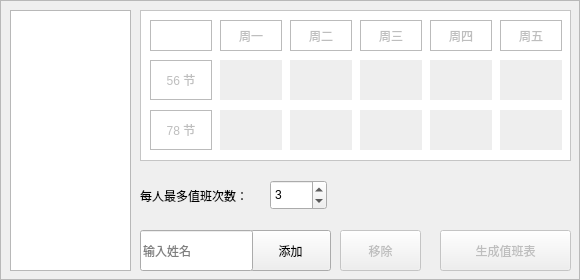
<?xml version="1.0" encoding="UTF-8"?>
<ui version="4.0">
 <class>widget</class>
 <widget class="QWidget" name="widget">
  <property name="geometry">
   <rect>
    <x>0</x>
    <y>0</y>
    <width>580</width>
    <height>280</height>
   </rect>
  </property>
  <property name="contextMenuPolicy">
   <enum>Qt::DefaultContextMenu</enum>
  </property>
  <property name="windowTitle">
   <string>网园无课表生成器</string>
  </property>
  <property name="windowOpacity">
   <double>0.900000000000000</double>
  </property>
  <widget class="QFrame" name="box_edit">
   <property name="geometry">
    <rect>
     <x>0</x>
     <y>0</y>
     <width>580</width>
     <height>280</height>
    </rect>
   </property>
   <property name="frameShape">
    <enum>QFrame::StyledPanel</enum>
   </property>
   <property name="frameShadow">
    <enum>QFrame::Raised</enum>
   </property>
   <widget class="QFrame" name="box_select">
    <property name="enabled">
     <bool>false</bool>
    </property>
    <property name="geometry">
     <rect>
      <x>140</x>
      <y>10</y>
      <width>431</width>
      <height>151</height>
     </rect>
    </property>
    <property name="styleSheet">
     <string notr="true">QFrame {
	background-color: white
}
QFrame QPushButton {
	background-color: #eee;
	border: none;
}
QFrame QPushButton::checked {
	background-color:rgb(160, 200, 160);
	border: 2px solid #08F;
	image: url(:/checked.png);
}
QFrame QPushButton::hover {
	border: 2px solid #0AF;
}</string>
    </property>
    <property name="frameShape">
     <enum>QFrame::StyledPanel</enum>
    </property>
    <property name="frameShadow">
     <enum>QFrame::Raised</enum>
    </property>
    <widget class="QLabel" name="label_6">
     <property name="geometry">
      <rect>
       <x>220</x>
       <y>10</y>
       <width>62</width>
       <height>31</height>
      </rect>
     </property>
     <property name="styleSheet">
      <string notr="true">border: 1px solid #bbb;</string>
     </property>
     <property name="text">
      <string>周三</string>
     </property>
     <property name="alignment">
      <set>Qt::AlignCenter</set>
     </property>
    </widget>
    <widget class="QLabel" name="label_2">
     <property name="geometry">
      <rect>
       <x>10</x>
       <y>10</y>
       <width>62</width>
       <height>31</height>
      </rect>
     </property>
     <property name="styleSheet">
      <string notr="true">border: 1px solid #bbb;</string>
     </property>
     <property name="text">
      <string/>
     </property>
     <property name="alignment">
      <set>Qt::AlignCenter</set>
     </property>
    </widget>
    <widget class="QLabel" name="label_3">
     <property name="geometry">
      <rect>
       <x>10</x>
       <y>50</y>
       <width>62</width>
       <height>40</height>
      </rect>
     </property>
     <property name="styleSheet">
      <string notr="true">border: 1px solid #bbb;</string>
     </property>
     <property name="text">
      <string>56 节</string>
     </property>
     <property name="alignment">
      <set>Qt::AlignCenter</set>
     </property>
    </widget>
    <widget class="QLabel" name="label_5">
     <property name="geometry">
      <rect>
       <x>150</x>
       <y>10</y>
       <width>62</width>
       <height>31</height>
      </rect>
     </property>
     <property name="styleSheet">
      <string notr="true">border: 1px solid #bbb;</string>
     </property>
     <property name="text">
      <string>周二</string>
     </property>
     <property name="alignment">
      <set>Qt::AlignCenter</set>
     </property>
    </widget>
    <widget class="QLabel" name="label">
     <property name="geometry">
      <rect>
       <x>80</x>
       <y>10</y>
       <width>62</width>
       <height>31</height>
      </rect>
     </property>
     <property name="styleSheet">
      <string notr="true">border: 1px solid #bbb;</string>
     </property>
     <property name="text">
      <string>周一</string>
     </property>
     <property name="alignment">
      <set>Qt::AlignCenter</set>
     </property>
    </widget>
    <widget class="QLabel" name="label_8">
     <property name="geometry">
      <rect>
       <x>360</x>
       <y>10</y>
       <width>62</width>
       <height>31</height>
      </rect>
     </property>
     <property name="styleSheet">
      <string notr="true">border: 1px solid #bbb;</string>
     </property>
     <property name="text">
      <string>周五</string>
     </property>
     <property name="alignment">
      <set>Qt::AlignCenter</set>
     </property>
    </widget>
    <widget class="QLabel" name="label_4">
     <property name="geometry">
      <rect>
       <x>10</x>
       <y>100</y>
       <width>62</width>
       <height>40</height>
      </rect>
     </property>
     <property name="styleSheet">
      <string notr="true">border: 1px solid #bbb;</string>
     </property>
     <property name="text">
      <string>78 节</string>
     </property>
     <property name="alignment">
      <set>Qt::AlignCenter</set>
     </property>
    </widget>
    <widget class="QLabel" name="label_7">
     <property name="geometry">
      <rect>
       <x>290</x>
       <y>10</y>
       <width>62</width>
       <height>31</height>
      </rect>
     </property>
     <property name="styleSheet">
      <string notr="true">border: 1px solid #bbb;</string>
     </property>
     <property name="text">
      <string>周四</string>
     </property>
     <property name="alignment">
      <set>Qt::AlignCenter</set>
     </property>
    </widget>
    <widget class="QPushButton" name="btn_a1">
     <property name="geometry">
      <rect>
       <x>80</x>
       <y>50</y>
       <width>62</width>
       <height>40</height>
      </rect>
     </property>
     <property name="text">
      <string/>
     </property>
     <property name="checkable">
      <bool>true</bool>
     </property>
     <property name="checked">
      <bool>false</bool>
     </property>
    </widget>
    <widget class="QPushButton" name="btn_a2">
     <property name="geometry">
      <rect>
       <x>150</x>
       <y>50</y>
       <width>62</width>
       <height>40</height>
      </rect>
     </property>
     <property name="text">
      <string/>
     </property>
     <property name="checkable">
      <bool>true</bool>
     </property>
     <property name="checked">
      <bool>false</bool>
     </property>
    </widget>
    <widget class="QPushButton" name="btn_a3">
     <property name="geometry">
      <rect>
       <x>220</x>
       <y>50</y>
       <width>62</width>
       <height>40</height>
      </rect>
     </property>
     <property name="text">
      <string/>
     </property>
     <property name="checkable">
      <bool>true</bool>
     </property>
     <property name="checked">
      <bool>false</bool>
     </property>
    </widget>
    <widget class="QPushButton" name="btn_a4">
     <property name="geometry">
      <rect>
       <x>290</x>
       <y>50</y>
       <width>62</width>
       <height>40</height>
      </rect>
     </property>
     <property name="text">
      <string/>
     </property>
     <property name="checkable">
      <bool>true</bool>
     </property>
     <property name="checked">
      <bool>false</bool>
     </property>
    </widget>
    <widget class="QPushButton" name="btn_a5">
     <property name="geometry">
      <rect>
       <x>360</x>
       <y>50</y>
       <width>62</width>
       <height>40</height>
      </rect>
     </property>
     <property name="text">
      <string/>
     </property>
     <property name="checkable">
      <bool>true</bool>
     </property>
     <property name="checked">
      <bool>false</bool>
     </property>
    </widget>
    <widget class="QPushButton" name="btn_b1">
     <property name="geometry">
      <rect>
       <x>80</x>
       <y>100</y>
       <width>62</width>
       <height>40</height>
      </rect>
     </property>
     <property name="text">
      <string/>
     </property>
     <property name="checkable">
      <bool>true</bool>
     </property>
     <property name="checked">
      <bool>false</bool>
     </property>
    </widget>
    <widget class="QPushButton" name="btn_b2">
     <property name="geometry">
      <rect>
       <x>150</x>
       <y>100</y>
       <width>62</width>
       <height>40</height>
      </rect>
     </property>
     <property name="text">
      <string/>
     </property>
     <property name="checkable">
      <bool>true</bool>
     </property>
     <property name="checked">
      <bool>false</bool>
     </property>
    </widget>
    <widget class="QPushButton" name="btn_b3">
     <property name="geometry">
      <rect>
       <x>220</x>
       <y>100</y>
       <width>62</width>
       <height>40</height>
      </rect>
     </property>
     <property name="text">
      <string/>
     </property>
     <property name="checkable">
      <bool>true</bool>
     </property>
     <property name="checked">
      <bool>false</bool>
     </property>
    </widget>
    <widget class="QPushButton" name="btn_b4">
     <property name="geometry">
      <rect>
       <x>290</x>
       <y>100</y>
       <width>62</width>
       <height>40</height>
      </rect>
     </property>
     <property name="text">
      <string/>
     </property>
     <property name="checkable">
      <bool>true</bool>
     </property>
     <property name="checked">
      <bool>false</bool>
     </property>
    </widget>
    <widget class="QPushButton" name="btn_b5">
     <property name="geometry">
      <rect>
       <x>360</x>
       <y>100</y>
       <width>62</width>
       <height>40</height>
      </rect>
     </property>
     <property name="text">
      <string/>
     </property>
     <property name="checkable">
      <bool>true</bool>
     </property>
     <property name="checked">
      <bool>false</bool>
     </property>
    </widget>
   </widget>
   <widget class="QListWidget" name="list_person">
    <property name="geometry">
     <rect>
      <x>10</x>
      <y>10</y>
      <width>121</width>
      <height>261</height>
     </rect>
    </property>
    <property name="editTriggers">
     <set>QAbstractItemView::DoubleClicked|QAbstractItemView::EditKeyPressed</set>
    </property>
   </widget>
   <widget class="QPushButton" name="btn_add">
    <property name="geometry">
     <rect>
      <x>250</x>
      <y>230</y>
      <width>81</width>
      <height>41</height>
     </rect>
    </property>
    <property name="text">
     <string>添加</string>
    </property>
   </widget>
   <widget class="QLineEdit" name="line_edit">
    <property name="geometry">
     <rect>
      <x>140</x>
      <y>230</y>
      <width>113</width>
      <height>41</height>
     </rect>
    </property>
    <property name="placeholderText">
     <string>输入姓名</string>
    </property>
   </widget>
   <widget class="QPushButton" name="btn_remove">
    <property name="enabled">
     <bool>false</bool>
    </property>
    <property name="geometry">
     <rect>
      <x>340</x>
      <y>230</y>
      <width>81</width>
      <height>41</height>
     </rect>
    </property>
    <property name="text">
     <string>移除</string>
    </property>
   </widget>
   <widget class="QPushButton" name="btn_generate">
    <property name="enabled">
     <bool>false</bool>
    </property>
    <property name="geometry">
     <rect>
      <x>440</x>
      <y>230</y>
      <width>131</width>
      <height>41</height>
     </rect>
    </property>
    <property name="text">
     <string>生成值班表</string>
    </property>
   </widget>
   <widget class="QLabel" name="label_13">
    <property name="geometry">
     <rect>
      <x>140</x>
      <y>180</y>
      <width>131</width>
      <height>31</height>
     </rect>
    </property>
    <property name="font">
     <font>
      <weight>50</weight>
      <bold>false</bold>
     </font>
    </property>
    <property name="text">
     <string>每人最多值班次数：</string>
    </property>
   </widget>
   <widget class="QSpinBox" name="limit_times">
    <property name="geometry">
     <rect>
      <x>270</x>
      <y>180</y>
      <width>57</width>
      <height>30</height>
     </rect>
    </property>
    <property name="maximum">
     <number>4</number>
    </property>
    <property name="value">
     <number>3</number>
    </property>
   </widget>
  </widget>
 </widget>
 <resources>
  <include location="res.qrc"/>
 </resources>
 <connections/>
</ui>
